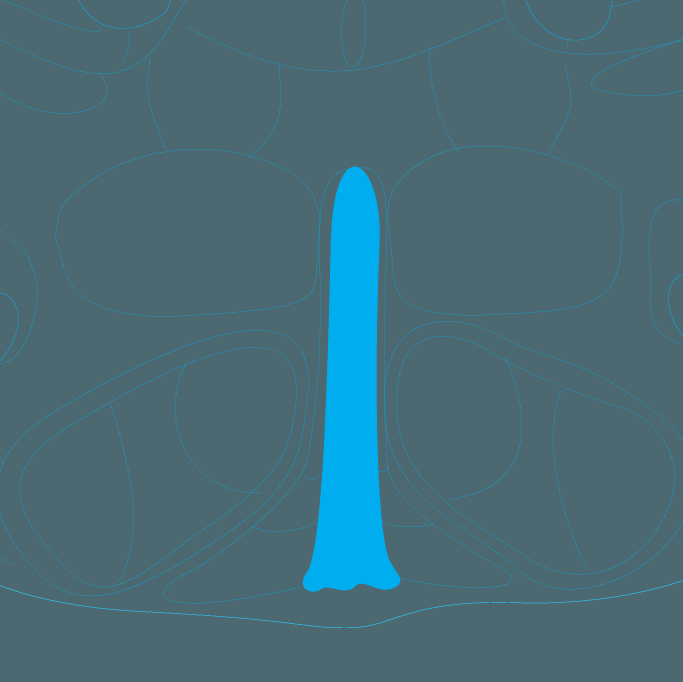
#> input picture fos_counter/Asset 5-8.png, 2048 x 2044 px (shown at 1/3 size); its folder holds only this picture in this run
$ python -i regioner6.03.py   (imports and definitions only)
#> lines starting #> are read from the running program, lines starting #| are printed output that depends on the picture
#!/usr/bin/env python3
import fitz
import tkinter as tk
from tkinter import filedialog as fd, ttk, messagebox, simpledialog, Toplevel
from PIL import Image, ImageTk, ImageDraw, ImageFont, ImageEnhance
import numpy as np
import copy
from skimage import filters, morphology, measure, util, feature, segmentation, color, restoration, exposure
from skimage.morphology import binary_closing, disk
from scipy.ndimage import distance_transform_edt
from scipy import ndimage as ndi
from dataclasses import dataclass
import enum
import math

import pandas as pd
import os
import io
import logging
import yaml
import sys

# Configure logging
# [7 lines not run here, left out]
logger = logging.getLogger(__name__)

# Define configuration dataclasses and enums
class ThresholdMethod(enum.Enum):
    OTSU = "otsu"
    ADAPTIVE = "adaptive"
    LOCAL = "local"
    MANUAL = "manual"

@dataclass
class CellDetectionConfig:
    threshold_method: ThresholdMethod = ThresholdMethod.OTSU
    manual_threshold: float = 0.5
    adaptive_block_size: int = 101
    local_radius: int = 15
    min_cell_size: int = 20
    max_cell_size: int = 100
    circularity_threshold: float = 0.7
    min_peak_distance: int = 5
    peak_min_intensity: float = 0.1
    watershed_compactness: float = 0.0
    base_multiplier: float = 1.1
    sensitivity_range: float = 0.2

@dataclass
class PreprocessingConfig:
    background_method: str = "tophat"  # Changed to tophat as default
    # Background correction methods
    ball_radius: int = 15        # Reduced radius for efficiency
    # Noise reduction
    denoise_method: str = "gaussian"
    gaussian_sigma: float = 1.0
    median_kernel: int = 3
    bilateral_sigma_color: float = 0.1
    bilateral_sigma_space: float = 1.0
    # Contrast enhancement
    contrast_method: str = "stretch"
    clahe_kernel: int = 8
    clahe_clip_limit: float = 2.0
    gamma: float = 1.0
    # Signal enhancement
    enhance_method: str = "unsharp_mask"
    unsharp_radius: float = 1.0
    unsharp_amount: float = 2.0

class ImageProcessor:
    def __init__(self):
        self.cell_config = CellDetectionConfig()
        self.preprocess_config = PreprocessingConfig()
        self.load_config()

    def load_config(self):
        """Load configuration from file if it exists"""
        config_path = "regioner_config.yaml"
        if os.path.exists(config_path):
            with open(config_path, 'r') as f:
                try:
                    config = yaml.safe_load(f)
                    if 'cell_detection' in config:
                        cell_config = config['cell_detection']
                        # Handle threshold_method specially
                        if 'threshold_method' in cell_config:
                            threshold_value = cell_config['threshold_method']
                            cell_config['threshold_method'] = ThresholdMethod(threshold_value)

                        for key, value in cell_config.items():
                            if hasattr(self.cell_config, key):
                                setattr(self.cell_config, key, value)

                    if 'preprocessing' in config:
                        for key, value in config['preprocessing'].items():
                            if hasattr(self.preprocess_config, key):
                                setattr(self.preprocess_config, key, value)
                except Exception as e:
                    logger.error(f"Failed to load config: {e}", exc_info=True)

    # [15 lines left out: function save_config, not called in this run]

    def preprocess_image(self, image):
        """Apply preprocessing steps based on configuration"""
        logger.debug("Starting image preprocessing")
        img = np.array(image).astype(float) / 255.0

        try:
            # Background correction
            if self.preprocess_config.background_method == "tophat":
                logger.debug("Applying white tophat transform")
                from skimage.morphology import white_tophat, disk
                selem = disk(15)  # Using a smaller fixed radius for efficiency
                img = white_tophat(img, selem)
                logger.debug("White tophat transform completed successfully")
            elif self.preprocess_config.background_method == "none":
                logger.debug("Skipping background correction")
                pass  # No background correction
            else:
                logger.debug("Using default background subtraction")
                # Simple background estimation using gaussian blur
                from scipy.ndimage import gaussian_filter
                background = gaussian_filter(img, sigma=50)
                img = img - background
                img = np.clip(img, 0, 1)  # Normalize to [0,1] range
        except Exception as e:
            logger.error(f"Error in background correction: {str(e)}")
            # Fall back to no background correction
            logger.info("Falling back to no background correction")
            pass

        # Noise reduction
        if self.preprocess_config.denoise_method == "gaussian":
            logger.debug("Applying Gaussian noise reduction")
            img = filters.gaussian(img, sigma=self.preprocess_config.gaussian_sigma)
        elif self.preprocess_config.denoise_method == "median":
            logger.debug("Applying median noise reduction")
            img = filters.median(img, footprint=disk(self.preprocess_config.median_kernel))
        elif self.preprocess_config.denoise_method == "bilateral":
            logger.debug("Applying bilateral noise reduction")
            img = restoration.denoise_bilateral(
                img,
                sigma_color=self.preprocess_config.bilateral_sigma_color,
                sigma_spatial=self.preprocess_config.bilateral_sigma_space
            )

        # Contrast enhancement
        if self.preprocess_config.contrast_method == "stretch":
            logger.debug("Applying contrast stretching")
            img = exposure.rescale_intensity(img)
        elif self.preprocess_config.contrast_method == "clahe":
            logger.debug("Applying CLAHE")
            img = exposure.equalize_adapthist(
                img,
                kernel_size=self.preprocess_config.clahe_kernel,
                clip_limit=self.preprocess_config.clahe_clip_limit
            )
        elif self.preprocess_config.contrast_method == "gamma":
            logger.debug("Applying gamma correction")
            img = exposure.adjust_gamma(img, self.preprocess_config.gamma)

        # Signal enhancement
        if self.preprocess_config.enhance_method == "unsharp_mask":
            logger.debug("Applying unsharp mask")
            img = filters.unsharp_mask(
                img,
                radius=self.preprocess_config.unsharp_radius,
                amount=self.preprocess_config.unsharp_amount
            )

        return img

    # [69 lines left out: function detect_cells, not called in this run]

def clear_preprocess_cache():
    _PREPROCESS_CACHE.clear()

# [5 lines left out: function binary_mask_cell_count, not called in this run]

class PDFViewer:
    # [94 lines left out: function __init__, not called in this run]

    def quit(self, master):
        self.master.destroy()

    def disable_event(self):
        pass

    # [314 lines left out: functions _build_gui, neverCallingThisFunction, _build_control_buttons, _build_adjustment_controls, start_paint, stop_paint and 3 more, not called in this run]

    def use_pen(self):
        # self.activate_button("Pen")
        self.output.bind('<B1-Motion>', self.paint)

    def use_eraser(self):
        # self.activate_button("Eraser", eraser_mode=True)
        self.output.bind('<B1-Motion>', self.erase)

    def activate_button(self, some_button, eraser_mode=False):
        self.active_button = some_button
        self.eraser_on = eraser_mode

    # [30 lines left out: functions paint, erase, not called in this run]

    def reset(self, event):
        self.old_x, self.old_y = None, None

    def distance_to_line(self, px, py, x0, y0, x1, y1):
        # denom has +1e8 to prevent divide by zero errors
        return abs((y1 - y0) * px - (x1 - x0) * py + x1 * y0 - y1 * x0) / (math.sqrt((y1 - y0)**2 + (x1 - x0)**2) + 1e8)

    # [223 lines left out: functions show_brush_settings, show_scale_settings, show_rotate_settings, show_brightness_settings, show_sensitivity_settings, show_mask_settings and 5 more, not called in this run]


    def update_brightness(self, value):
        self.brightness = float(value)
        self.show_page()

    # [61 lines left out: functions adjust_image, show_help, not called in this run]

    def save_state(self):
        self.state_manager.save_state(self)

    def _undo_event(self, event=None):
        self.state_manager.undo(self)

    # [231 lines left out: functions load_page_image, show_page, img_white_to_transparent, open_file, import_tiff, save_flattened_image and 6 more, not called in this run]

    def drag_start(self, event):
        self.drag_start_x = event.x
        self.drag_start_y = event.y

    # [384 lines left out: functions drag_move, rotate_custom, resize_custom, resize_x, resize_y, highlight_region and 4 more, not called in this run]

class StateManager:
    def __init__(self):
        self.undo_stack = []

    # [28 lines left out: functions save_state, undo, not called in this run]

class PDFHandler:
    def __init__(self):
        self.doc = None
        self.num_pages = 0

    # [17 lines left out: functions open_pdf, render_page, not called in this run]

# Initialize global cache for preprocessing
_PREPROCESS_CACHE = {}

# [48 lines left out: functions preprocess_for_highlighting, clear_preprocess_cache, not called in this run]

# [2 lines not run here, left out]

>>> import cv2
>>> picture = cv2.imread('../fos_counter/Asset 5-8.png', cv2.IMREAD_GRAYSCALE)
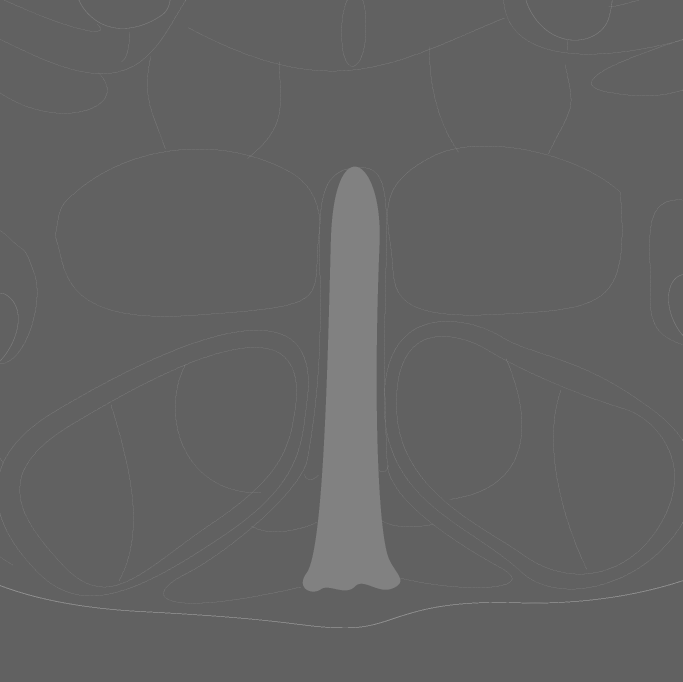
#> picture: shape (2044, 2048) (shown at 1/3 size); min 97, max 181, mean 98.8
>>> result = ImageProcessor().preprocess_image(picture)
#> in preprocess_image, `img = white_tophat(img, selem)`:
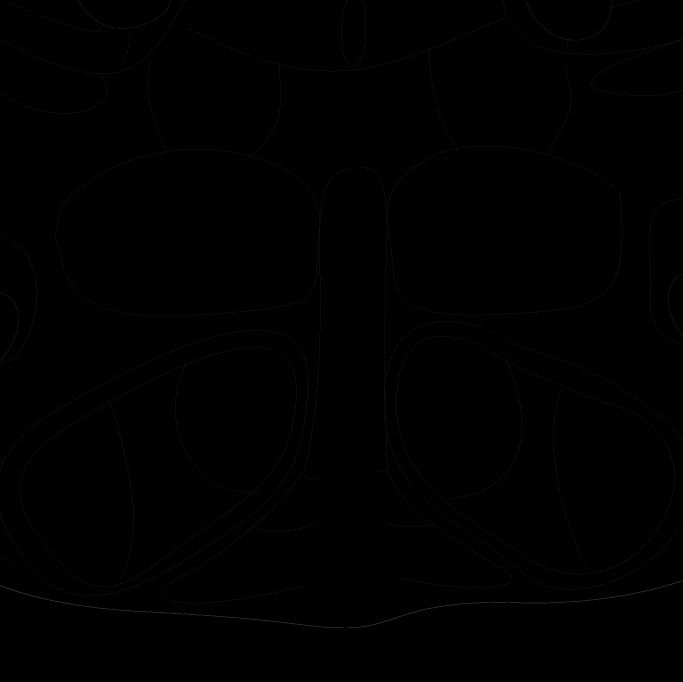
#> img: shape (2044, 2048) float64 (shown at 1/3 size); min 0, max 0.329, mean 0.00105
#> in preprocess_image, `img = filters.unsharp_mask( img, radius=self.preprocess_config.unsharp..`:
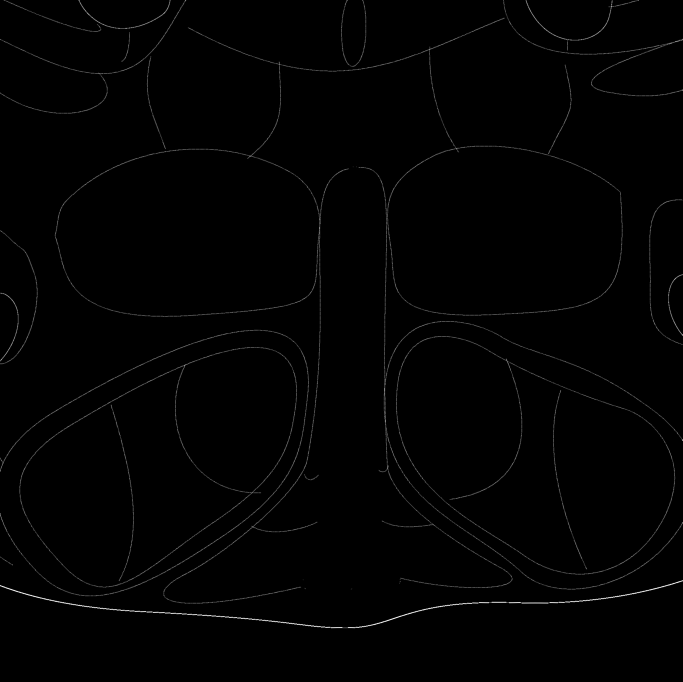
#> img: shape (2044, 2048) float64 (shown at 1/3 size); min 0, max 1, mean 0.00705
